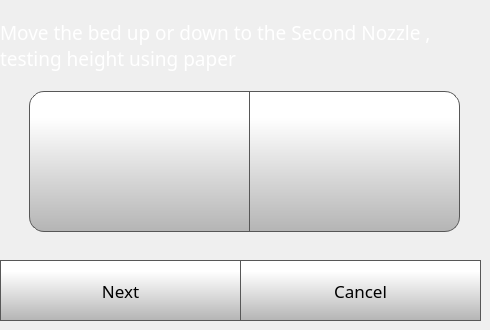
    <widget class="QWidget" name="nozzleHeightStep1Page">
     <widget class="QPushButton" name="nozzleHeightStep1NextButton">
      <property name="geometry">
       <rect>
        <x>0</x>
        <y>260</y>
        <width>241</width>
        <height>61</height>
       </rect>
      </property>
      <property name="font">
       <font>
        <family>Gotham</family>
        <pointsize>13</pointsize>
       </font>
      </property>
      <property name="styleSheet">
       <string notr="true">QPushButton {
     border: 1px solid rgb(87, 87, 87);
	background-color: qlineargradient(spread:pad, x1:0, y1:1, x2:0, y2:0.188, stop:0 rgba(180, 180, 180, 255), stop:1 rgba(255, 255, 255, 255));


}

QPushButton:pressed {
    background-color: qlineargradient(x1: 0, y1: 0, x2: 0, y2: 1,
                                      stop: 0 #dadbde, stop: 1 #f6f7fa);
}

QPushButton:flat {
    border: none; /* no border for a flat push button */
}

QPushButton:default {
    border-color: navy; /* make the default button prominent */
}

QPushButton:focus {
	outline: none;
}</string>
      </property>
      <property name="text">
       <string>Next</string>
      </property>
      <property name="iconSize">
       <size>
        <width>40</width>
        <height>40</height>
       </size>
      </property>
     </widget>
     <widget class="QPushButton" name="nozzleHeightStep1CancelButton">
      <property name="geometry">
       <rect>
        <x>240</x>
        <y>260</y>
        <width>241</width>
        <height>61</height>
       </rect>
      </property>
      <property name="font">
       <font>
        <family>Gotham</family>
        <pointsize>13</pointsize>
       </font>
      </property>
      <property name="styleSheet">
       <string notr="true">QPushButton {
     border: 1px solid rgb(87, 87, 87);
	background-color: qlineargradient(spread:pad, x1:0, y1:1, x2:0, y2:0.188, stop:0 rgba(180, 180, 180, 255), stop:1 rgba(255, 255, 255, 255));


}

QPushButton:pressed {
    background-color: qlineargradient(x1: 0, y1: 0, x2: 0, y2: 1,
                                      stop: 0 #dadbde, stop: 1 #f6f7fa);
}

QPushButton:flat {
    border: none; /* no border for a flat push button */
}

QPushButton:default {
    border-color: navy; /* make the default button prominent */
}

QPushButton:focus {
	outline: none;
}</string>
      </property>
      <property name="text">
       <string>Cancel</string>
      </property>
      <property name="iconSize">
       <size>
        <width>40</width>
        <height>40</height>
       </size>
      </property>
     </widget>
     <widget class="QLabel" name="toolZOffsetLabel">
      <property name="geometry">
       <rect>
        <x>0</x>
        <y>10</y>
        <width>471</width>
        <height>71</height>
       </rect>
      </property>
      <property name="font">
       <font>
        <family>Gotham</family>
        <pointsize>14</pointsize>
        <weight>50</weight>
        <bold>false</bold>
       </font>
      </property>
      <property name="styleSheet">
       <string notr="true">color: rgb(255, 255, 255);</string>
      </property>
      <property name="text">
       <string>Move the bed up or down to the Second Nozzle , testing height using paper </string>
      </property>
      <property name="wordWrap">
       <bool>true</bool>
      </property>
     </widget>
     <widget class="QPushButton" name="moveZMT1CaliberateButton">
      <property name="geometry">
       <rect>
        <x>249</x>
        <y>91</y>
        <width>211</width>
        <height>141</height>
       </rect>
      </property>
      <property name="minimumSize">
       <size>
        <width>0</width>
        <height>0</height>
       </size>
      </property>
      <property name="font">
       <font>
        <family>Gotham</family>
        <pointsize>15</pointsize>
       </font>
      </property>
      <property name="styleSheet">
       <string notr="true">QPushButton {
     border: 1px solid rgb(87, 87, 87);

	background-color: qlineargradient(spread:pad, x1:0, y1:1, x2:0, y2:0.188, stop:0 rgba(180, 180, 180, 255), stop:1 rgba(255, 255, 255, 255));
	border-bottom-right-radius: 15px;
	border-top-right-radius: 15px;
}

QPushButton:pressed {
    background-color: qlineargradient(x1: 0, y1: 0, x2: 0, y2: 1,
                                      stop: 0 #dadbde, stop: 1 #f6f7fa);
}

QPushButton:flat {
    border: none; /* no border for a flat push button */
}

QPushButton:default {
    border-color: navy; /* make the default button prominent */
}

QPushButton:focus {
	outline: none;
}</string>
      </property>
      <property name="text">
       <string/>
      </property>
      <property name="icon">
       <iconset>
        <normaloff>templates/img/arrows.png</normaloff>templates/img/arrows.png</iconset>
      </property>
      <property name="iconSize">
       <size>
        <width>40</width>
        <height>40</height>
       </size>
      </property>
      <property name="checkable">
       <bool>false</bool>
      </property>
      <property name="autoDefault">
       <bool>false</bool>
      </property>
      <property name="default">
       <bool>false</bool>
      </property>
      <property name="flat">
       <bool>false</bool>
      </property>
     </widget>
     <widget class="QPushButton" name="moveZPT1CaliberateButton">
      <property name="geometry">
       <rect>
        <x>29</x>
        <y>91</y>
        <width>221</width>
        <height>141</height>
       </rect>
      </property>
      <property name="minimumSize">
       <size>
        <width>0</width>
        <height>0</height>
       </size>
      </property>
      <property name="font">
       <font>
        <family>Gotham</family>
        <pointsize>15</pointsize>
       </font>
      </property>
      <property name="styleSheet">
       <string notr="true">QPushButton {
     border: 1px solid rgb(87, 87, 87);

	background-color: qlineargradient(spread:pad, x1:0, y1:1, x2:0, y2:0.188, stop:0 rgba(180, 180, 180, 255), stop:1 rgba(255, 255, 255, 255));
	border-bottom-left-radius: 15px;
	border-top-left-radius: 15px;
}

QPushButton:pressed {
    background-color: qlineargradient(x1: 0, y1: 0, x2: 0, y2: 1,
                                      stop: 0 #dadbde, stop: 1 #f6f7fa);
}

QPushButton:flat {
    border: none; /* no border for a flat push button */
}

QPushButton:default {
    border-color: navy; /* make the default button prominent */
}

QPushButton:focus {
	outline: none;
}</string>
      </property>
      <property name="text">
       <string/>
      </property>
      <property name="icon">
       <iconset>
        <normaloff>templates/img/arrows-5.png</normaloff>templates/img/arrows-5.png</iconset>
      </property>
      <property name="iconSize">
       <size>
        <width>40</width>
        <height>40</height>
       </size>
      </property>
      <property name="checkable">
       <bool>false</bool>
      </property>
      <property name="autoDefault">
       <bool>false</bool>
      </property>
      <property name="default">
       <bool>false</bool>
      </property>
      <property name="flat">
       <bool>false</bool>
      </property>
     </widget>
    </widget>
